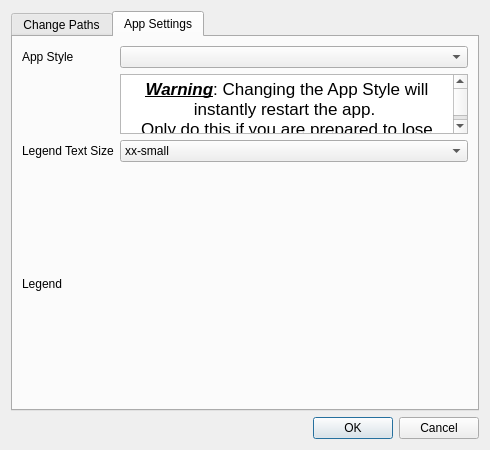
<?xml version="1.0" encoding="UTF-8"?>
<ui version="4.0">
 <class>Dialog</class>
 <widget class="QDialog" name="Dialog">
  <property name="geometry">
   <rect>
    <x>0</x>
    <y>0</y>
    <width>490</width>
    <height>450</height>
   </rect>
  </property>
  <property name="windowTitle">
   <string>Dialog</string>
  </property>
  <layout class="QGridLayout" name="gridLayout">
   <item row="11" column="0" colspan="3">
    <widget class="QDialogButtonBox" name="buttonBox">
     <property name="orientation">
      <enum>Qt::Horizontal</enum>
     </property>
     <property name="standardButtons">
      <set>QDialogButtonBox::Cancel|QDialogButtonBox::Ok</set>
     </property>
    </widget>
   </item>
   <item row="0" column="0" colspan="3">
    <widget class="QTabWidget" name="tabWidget">
     <property name="currentIndex">
      <number>1</number>
     </property>
     <widget class="QWidget" name="tab">
      <attribute name="title">
       <string>Change Paths</string>
      </attribute>
      <layout class="QGridLayout" name="gridLayout_2">
       <item row="8" column="0">
        <widget class="QLabel" name="label_10">
         <property name="text">
          <string>Curve Fit Path</string>
         </property>
        </widget>
       </item>
       <item row="7" column="0">
        <widget class="QLabel" name="label_9">
         <property name="text">
          <string>XPS Path</string>
         </property>
        </widget>
       </item>
       <item row="3" column="2">
        <widget class="QPushButton" name="change_figpath_pb">
         <property name="text">
          <string>Change</string>
         </property>
        </widget>
       </item>
       <item row="5" column="2">
        <widget class="QPushButton" name="change_qcm_pb">
         <property name="text">
          <string>Change</string>
         </property>
        </widget>
       </item>
       <item row="8" column="2">
        <widget class="QPushButton" name="change_cf_pb">
         <property name="text">
          <string>Change</string>
         </property>
        </widget>
       </item>
       <item row="7" column="1">
        <widget class="QLabel" name="xps_path_label">
         <property name="text">
          <string/>
         </property>
        </widget>
       </item>
       <item row="0" column="0">
        <widget class="QLabel" name="label_3">
         <property name="text">
          <string>ProjectPath</string>
         </property>
        </widget>
       </item>
       <item row="1" column="0">
        <widget class="QLabel" name="label_5">
         <property name="text">
          <string>DataPath</string>
         </property>
        </widget>
       </item>
       <item row="6" column="1">
        <widget class="QLabel" name="se_path_label">
         <property name="text">
          <string/>
         </property>
        </widget>
       </item>
       <item row="6" column="2">
        <widget class="QPushButton" name="change_se_pb">
         <property name="text">
          <string>Change</string>
         </property>
        </widget>
       </item>
       <item row="2" column="2">
        <widget class="QPushButton" name="changesavepath_pb">
         <property name="text">
          <string>Change</string>
         </property>
        </widget>
       </item>
       <item row="5" column="0">
        <widget class="QLabel" name="label_7">
         <property name="text">
          <string>QCM Path</string>
         </property>
        </widget>
       </item>
       <item row="0" column="2">
        <widget class="QPushButton" name="changeprojectpath_pb">
         <property name="text">
          <string>Change</string>
         </property>
        </widget>
       </item>
       <item row="4" column="2">
        <widget class="QPushButton" name="change_ir_pb">
         <property name="text">
          <string>Change</string>
         </property>
        </widget>
       </item>
       <item row="1" column="2">
        <widget class="QPushButton" name="changedatapath_pb">
         <property name="text">
          <string>Change</string>
         </property>
        </widget>
       </item>
       <item row="4" column="0">
        <widget class="QLabel" name="label_4">
         <property name="text">
          <string>FTIR Path</string>
         </property>
        </widget>
       </item>
       <item row="1" column="1">
        <widget class="QLabel" name="datapath_le">
         <property name="text">
          <string/>
         </property>
        </widget>
       </item>
       <item row="3" column="0">
        <widget class="QLabel" name="label_11">
         <property name="text">
          <string>FigPath</string>
         </property>
        </widget>
       </item>
       <item row="3" column="1">
        <widget class="QLabel" name="fig_path_label">
         <property name="text">
          <string/>
         </property>
        </widget>
       </item>
       <item row="0" column="1">
        <widget class="QLabel" name="projectpath_le">
         <property name="text">
          <string/>
         </property>
        </widget>
       </item>
       <item row="5" column="1">
        <widget class="QLabel" name="qcm_path_label">
         <property name="text">
          <string/>
         </property>
        </widget>
       </item>
       <item row="2" column="0">
        <widget class="QLabel" name="label_6">
         <property name="text">
          <string>SavePath</string>
         </property>
        </widget>
       </item>
       <item row="2" column="1">
        <widget class="QLabel" name="savepath_le">
         <property name="text">
          <string/>
         </property>
        </widget>
       </item>
       <item row="6" column="0">
        <widget class="QLabel" name="label_8">
         <property name="text">
          <string>SE Path</string>
         </property>
        </widget>
       </item>
       <item row="8" column="1">
        <widget class="QLabel" name="cf_path_label">
         <property name="text">
          <string/>
         </property>
        </widget>
       </item>
       <item row="7" column="2">
        <widget class="QPushButton" name="change_xps_pb">
         <property name="text">
          <string>Change</string>
         </property>
        </widget>
       </item>
       <item row="4" column="1">
        <widget class="QLabel" name="ftir_path_label">
         <property name="text">
          <string/>
         </property>
        </widget>
       </item>
       <item row="9" column="0">
        <widget class="QLabel" name="label_12">
         <property name="text">
          <string>XRD Path</string>
         </property>
        </widget>
       </item>
       <item row="9" column="1">
        <widget class="QLabel" name="xrd_path_label">
         <property name="text">
          <string/>
         </property>
        </widget>
       </item>
       <item row="9" column="2">
        <widget class="QPushButton" name="changexrdpath_pb">
         <property name="text">
          <string>Change</string>
         </property>
        </widget>
       </item>
      </layout>
     </widget>
     <widget class="QWidget" name="tab_2">
      <attribute name="title">
       <string>App Settings</string>
      </attribute>
      <layout class="QGridLayout" name="gridLayout_3">
       <item row="1" column="1">
        <widget class="QTextBrowser" name="textBrowser">
         <property name="maximumSize">
          <size>
           <width>16777215</width>
           <height>60</height>
          </size>
         </property>
         <property name="html">
          <string>&lt;!DOCTYPE HTML PUBLIC &quot;-//W3C//DTD HTML 4.0//EN&quot; &quot;http://www.w3.org/TR/REC-html40/strict.dtd&quot;&gt;
&lt;html&gt;&lt;head&gt;&lt;meta name=&quot;qrichtext&quot; content=&quot;1&quot; /&gt;&lt;style type=&quot;text/css&quot;&gt;
p, li { white-space: pre-wrap; }
&lt;/style&gt;&lt;/head&gt;&lt;body style=&quot; font-family:'MS Shell Dlg 2'; font-size:8.25pt; font-weight:400; font-style:normal;&quot;&gt;
&lt;p align=&quot;center&quot; style=&quot; margin-top:0px; margin-bottom:0px; margin-left:0px; margin-right:0px; -qt-block-indent:0; text-indent:0px;&quot;&gt;&lt;span style=&quot; font-family:'.SF NS Text'; font-size:13pt; font-weight:600; font-style:italic; text-decoration: underline;&quot;&gt;Warning&lt;/span&gt;&lt;span style=&quot; font-family:'.SF NS Text'; font-size:13pt;&quot;&gt;: Changing the App Style will instantly restart the app. &lt;/span&gt;&lt;/p&gt;
&lt;p align=&quot;center&quot; style=&quot; margin-top:0px; margin-bottom:0px; margin-left:0px; margin-right:0px; -qt-block-indent:0; text-indent:0px;&quot;&gt;&lt;span style=&quot; font-family:'.SF NS Text'; font-size:13pt;&quot;&gt;Only do this if you are prepared to lose anything curing going on&lt;/span&gt;&lt;/p&gt;
&lt;p align=&quot;center&quot; style=&quot; margin-top:0px; margin-bottom:0px; margin-left:0px; margin-right:0px; -qt-block-indent:0; text-indent:0px;&quot;&gt;&lt;span style=&quot; font-family:'.SF NS Text'; font-size:13pt;&quot;&gt;in the program right now.&lt;/span&gt;&lt;/p&gt;&lt;/body&gt;&lt;/html&gt;</string>
         </property>
        </widget>
       </item>
       <item row="0" column="0">
        <widget class="QLabel" name="label">
         <property name="text">
          <string>App Style</string>
         </property>
        </widget>
       </item>
       <item row="0" column="1">
        <widget class="QComboBox" name="comboBox"/>
       </item>
       <item row="2" column="0">
        <widget class="QLabel" name="label_2">
         <property name="text">
          <string>Legend Text Size</string>
         </property>
        </widget>
       </item>
       <item row="2" column="1">
        <widget class="QComboBox" name="comboBox_2">
         <item>
          <property name="text">
           <string>xx-small</string>
          </property>
         </item>
         <item>
          <property name="text">
           <string>x-small</string>
          </property>
         </item>
         <item>
          <property name="text">
           <string>small</string>
          </property>
         </item>
         <item>
          <property name="text">
           <string>medium</string>
          </property>
         </item>
         <item>
          <property name="text">
           <string>large</string>
          </property>
         </item>
         <item>
          <property name="text">
           <string>x-large</string>
          </property>
         </item>
         <item>
          <property name="text">
           <string>xx-large</string>
          </property>
         </item>
        </widget>
       </item>
       <item row="3" column="0">
        <widget class="QLabel" name="label_13">
         <property name="text">
          <string>Legend </string>
         </property>
        </widget>
       </item>
      </layout>
     </widget>
    </widget>
   </item>
  </layout>
 </widget>
 <resources/>
 <connections>
  <connection>
   <sender>buttonBox</sender>
   <signal>accepted()</signal>
   <receiver>Dialog</receiver>
   <slot>accept()</slot>
   <hints>
    <hint type="sourcelabel">
     <x>248</x>
     <y>254</y>
    </hint>
    <hint type="destinationlabel">
     <x>157</x>
     <y>274</y>
    </hint>
   </hints>
  </connection>
  <connection>
   <sender>buttonBox</sender>
   <signal>rejected()</signal>
   <receiver>Dialog</receiver>
   <slot>reject()</slot>
   <hints>
    <hint type="sourcelabel">
     <x>316</x>
     <y>260</y>
    </hint>
    <hint type="destinationlabel">
     <x>286</x>
     <y>274</y>
    </hint>
   </hints>
  </connection>
 </connections>
</ui>
